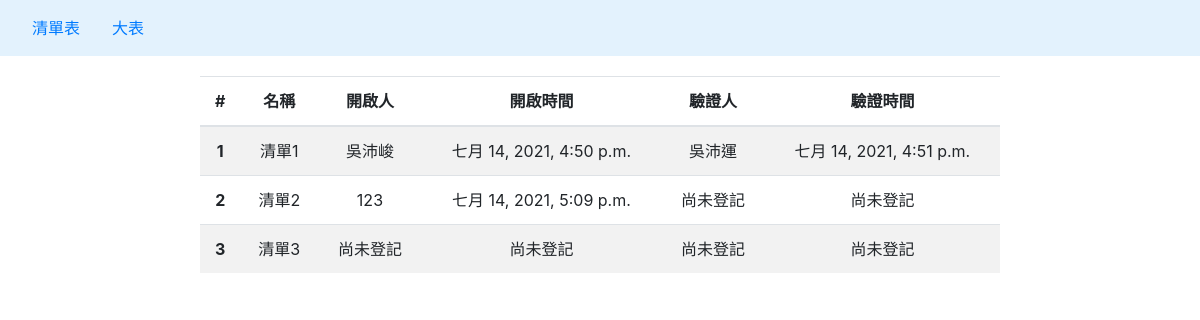
/all/, run on an earlier commit of the app's database.
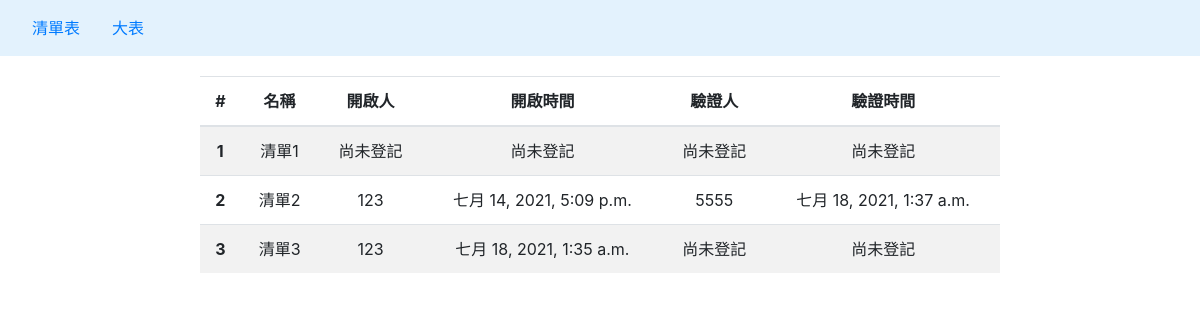
And on a later commit of the database.
### main/models.py (models this page shows)
class unit(models.Model):
    index = models.AutoField(primary_key=True)
    name = models.CharField(max_length=50, verbose_name='顯示名稱')
    status_1 = models.BooleanField(default=False, verbose_name='狀態一')
    status_2 = models.BooleanField(default=False, verbose_name='狀態二')
    status_1_change = models.DateTimeField(null=True, blank=True, verbose_name='狀態一修改時間')
    status_2_change = models.DateTimeField(null=True, blank=True, verbose_name='狀態二修改時間')
    status_1_uesr = models.CharField(max_length=10, null=True, blank=True, verbose_name='狀態一修改人')
    status_2_uesr = models.CharField(max_length=10, null=True, blank=True, verbose_name='狀態二修改人')

### main/views.py (the view)
# urls.py: path(r'all/', All.as_view(), name='all'),
class All(TemplateView):
    template_name = "./all.html"
    def get_context_data(self, **kwargs):
        context = super().get_context_data(**kwargs)
        context['db'] = unit.objects.all()
        return context

### templates/all.html (shortened to what this page needs)
<!DOCTYPE html>
<html lang="zh-hant">
<head>
    <link rel="stylesheet" href="https://stackpath.bootstrapcdn.com/bootstrap/4.2.1/css/bootstrap.min.css"
>
</head>
<body>
<nav class="navbar navbar-light" style="background-color: #e3f2fd;">
    <ul class="nav">
        <li class="nav-item">
            <a class="nav-link" href="{% url 'Index' %}">清單表</a>
        </li>
        <li class="nav-item">
            <a class="nav-link active" href="{% url 'all' %}">大表</a>
        </li>
    </ul>
</nav>
<center style="margin-top: 20px">
    <table class="col-10 table table-striped" style="max-width: 800px">
        <thead>
        <tr>
            <th scope="col">#</th>
            <th scope="col">名稱</th>
            <th scope="col">開啟人</th>
            <th scope="col">開啟時間</th>
            <th scope="col">驗證人</th>
            <th scope="col">驗證時間</th>
        </tr>
        </thead>
        <tbody id="content">
        {% for items in db %}
            <tr>
                <th scope="row">{{ items.pk }}</th>
                <td>
                    {{ items.name }}
                </td>
                <td>
                    {% if items.status_1_uesr is null %}
                        尚未登記
                    {% else %}
                        {{ items.status_1_uesr }}
                    {% endif %}
                </td>
                <td>
                    {% if items.status_1_change is null %}
                        尚未登記
                    {% else %}
                        {{ items.status_1_change }}
                    {% endif %}
                </td>
                <td>
                    {% if items.status_2_uesr is null %}
                        尚未登記
                    {% else %}
                        {{ items.status_2_uesr }}
                    {% endif %}
                </td>
                <td>
                    {% if items.status_2_change is null %}
                        尚未登記
                    {% else %}
                        {{ items.status_2_change }}
                    {% endif %}
                </td>
            </tr>
        {% endfor %}
        </tbody>
    </table>
</center>
</body>
</html>

### templates/all.html (style rules this page uses)
td, th { text-align: center; }

What changed in the data, as far as the page shows it:
changed unit "清單1": status_1_uesr "吳沛峻" → (not shown); status_1_change "七月 14, 2021, 4:50 p.m." → (not shown); status_2_uesr "吳沛運" → (not shown); status_2_change "七月 14, 2021, 4:51 p.m." → (not shown); now shows "尚未登記"
changed unit "清單2": status_2_uesr (not shown) → "5555"; status_2_change (not shown) → "七月 18, 2021, 1:37 a.m."; no longer shows "尚未登記"
changed unit "清單3": status_1_uesr (not shown) → "123"; status_1_change (not shown) → "七月 18, 2021, 1:35 a.m."; no longer shows "尚未登記"
